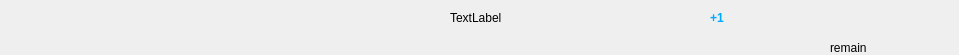
<?xml version="1.0" encoding="UTF-8"?>
<ui version="4.0">
 <class>FlightItemWidget</class>
 <widget class="QWidget" name="FlightItemWidget">
  <property name="geometry">
   <rect>
    <x>0</x>
    <y>0</y>
    <width>959</width>
    <height>55</height>
   </rect>
  </property>
  <property name="windowTitle">
   <string>Form</string>
  </property>
  <widget class="QLabel" name="labelLogo">
   <property name="geometry">
    <rect>
     <x>10</x>
     <y>10</y>
     <width>41</width>
     <height>41</height>
    </rect>
   </property>
   <property name="text">
    <string/>
   </property>
  </widget>
  <widget class="QLabel" name="labelAirline">
   <property name="geometry">
    <rect>
     <x>80</x>
     <y>10</y>
     <width>131</width>
     <height>21</height>
    </rect>
   </property>
   <property name="font">
    <font>
     <pointsize>12</pointsize>
     <bold>false</bold>
    </font>
   </property>
   <property name="text">
    <string/>
   </property>
  </widget>
  <widget class="QLabel" name="Airname">
   <property name="geometry">
    <rect>
     <x>80</x>
     <y>40</y>
     <width>191</width>
     <height>16</height>
    </rect>
   </property>
   <property name="text">
    <string>&lt;html&gt;&lt;head/&gt;&lt;body&gt;&lt;p&gt;&lt;span style=&quot; color:#4186ea;&quot;&gt;&lt;br/&gt;&lt;/span&gt;&lt;/p&gt;&lt;/body&gt;&lt;/html&gt;</string>
   </property>
  </widget>
  <widget class="QLabel" name="labelDepartTime">
   <property name="geometry">
    <rect>
     <x>260</x>
     <y>10</y>
     <width>91</width>
     <height>31</height>
    </rect>
   </property>
   <property name="font">
    <font>
     <pointsize>16</pointsize>
     <bold>true</bold>
    </font>
   </property>
   <property name="text">
    <string/>
   </property>
  </widget>
  <widget class="QLabel" name="labelDepartAirport">
   <property name="geometry">
    <rect>
     <x>260</x>
     <y>40</y>
     <width>131</width>
     <height>16</height>
    </rect>
   </property>
   <property name="text">
    <string/>
   </property>
  </widget>
  <widget class="QLabel" name="labelArriveTime">
   <property name="geometry">
    <rect>
     <x>610</x>
     <y>10</y>
     <width>101</width>
     <height>31</height>
    </rect>
   </property>
   <property name="font">
    <font>
     <pointsize>16</pointsize>
     <bold>true</bold>
    </font>
   </property>
   <property name="text">
    <string/>
   </property>
  </widget>
  <widget class="QLabel" name="labelArriveAirport">
   <property name="geometry">
    <rect>
     <x>610</x>
     <y>40</y>
     <width>131</width>
     <height>16</height>
    </rect>
   </property>
   <property name="text">
    <string/>
   </property>
  </widget>
  <widget class="QLabel" name="labelPrice">
   <property name="geometry">
    <rect>
     <x>830</x>
     <y>0</y>
     <width>101</width>
     <height>31</height>
    </rect>
   </property>
   <property name="font">
    <font>
     <pointsize>16</pointsize>
     <bold>true</bold>
    </font>
   </property>
   <property name="text">
    <string>&lt;html&gt;&lt;head/&gt;&lt;body&gt;&lt;p&gt;&lt;span style=&quot; color:#3a84ee;&quot;&gt;&lt;br/&gt;&lt;/span&gt;&lt;/p&gt;&lt;/body&gt;&lt;/html&gt;</string>
   </property>
  </widget>
  <widget class="QLabel" name="label_31">
   <property name="geometry">
    <rect>
     <x>710</x>
     <y>30</y>
     <width>61</width>
     <height>16</height>
    </rect>
   </property>
   <property name="text">
    <string/>
   </property>
  </widget>
  <widget class="QLabel" name="labelNextDay">
   <property name="geometry">
    <rect>
     <x>710</x>
     <y>10</y>
     <width>51</width>
     <height>16</height>
    </rect>
   </property>
   <property name="text">
    <string>&lt;html&gt;&lt;head/&gt;&lt;body&gt;&lt;p&gt;&lt;span style=&quot; font-weight:700; color:#00aaff;&quot;&gt;+1&lt;/span&gt;&lt;/p&gt;&lt;/body&gt;&lt;/html&gt;</string>
   </property>
  </widget>
  <widget class="QLabel" name="label">
   <property name="geometry">
    <rect>
     <x>420</x>
     <y>20</y>
     <width>121</width>
     <height>20</height>
    </rect>
   </property>
   <property name="text">
    <string/>
   </property>
   <property name="pixmap">
    <pixmap resource="../../../resources/resources.qrc">:/images/images/arrow.jpg</pixmap>
   </property>
   <property name="scaledContents">
    <bool>true</bool>
   </property>
  </widget>
  <widget class="QLabel" name="duration">
   <property name="geometry">
    <rect>
     <x>450</x>
     <y>10</y>
     <width>71</width>
     <height>16</height>
    </rect>
   </property>
   <property name="text">
    <string>TextLabel</string>
   </property>
  </widget>
  <widget class="QLabel" name="labelremain">
   <property name="geometry">
    <rect>
     <x>830</x>
     <y>40</y>
     <width>81</width>
     <height>16</height>
    </rect>
   </property>
   <property name="text">
    <string>&lt;html&gt;&lt;head/&gt;&lt;body&gt;&lt;p&gt;remain&lt;/p&gt;&lt;/body&gt;&lt;/html&gt;</string>
   </property>
  </widget>
 </widget>
 <resources>
  <include location="../../../resources/resources.qrc"/>
 </resources>
 <connections/>
</ui>
